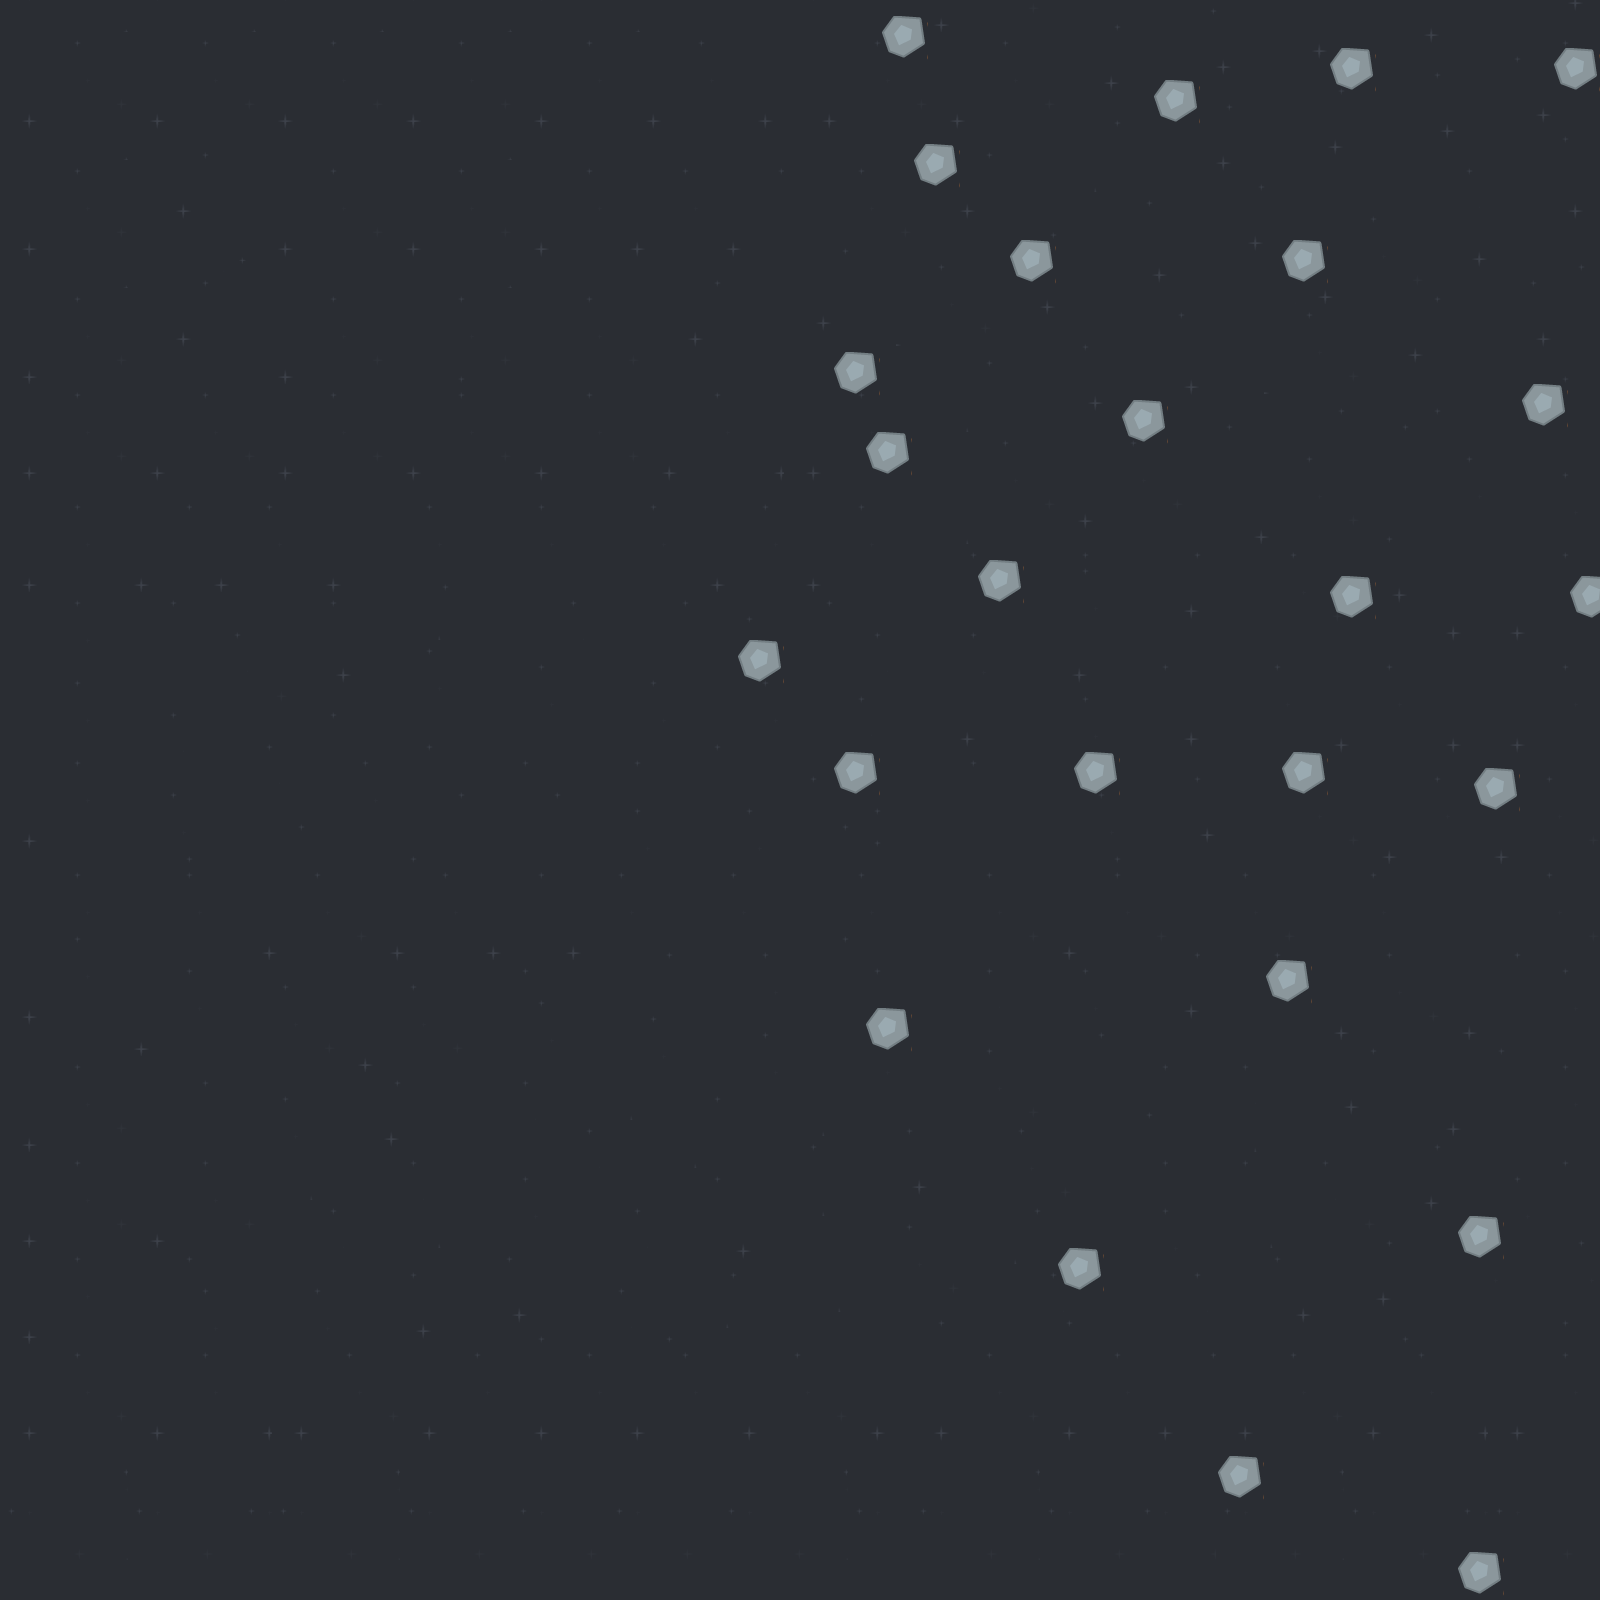

This is a level from a 2D game, rendered from its Tiled map with the project's own tilesets. A one-line summary and the map file follow, with tile-layer data summarised:
An orthogonal 100x100 tile map with 16x16 px tiles, 2 tile layers (background stuff, Level Objects), 1 hidden layer not drawn, 2 tilesets.

<map version="1.0" orientation="orthogonal" renderorder="right-down" width="100" height="100" tilewidth="16" tileheight="16" nextobjectid="1">
 <tileset firstgid="1" name="space stuff" tilewidth="256" tileheight="256" tilecount="1">
  <tile id="0">
   <image width="256" height="256" source="blue.png" />
  </tile>
 </tileset>
 <tileset firstgid="2" name="asteroids" tilewidth="16" tileheight="16" tilecount="366">
  <image source="asteroids.png" width="977" height="102" />
 </tileset>
 <layer name="background stuff" width="100" height="100">
  <data>[10000 cells, 291 non-empty, 1 distinct tile ids]</data>
 </layer>
 <imagelayer name="Background" x="798" y="608" visible="0">
  <image source="blue.png" />
 </imagelayer>
 <layer name="Level Objects" width="100" height="100">
  <data>[10000 cells, 222 non-empty, 9 distinct tile ids]</data>
 </layer>
</map>
